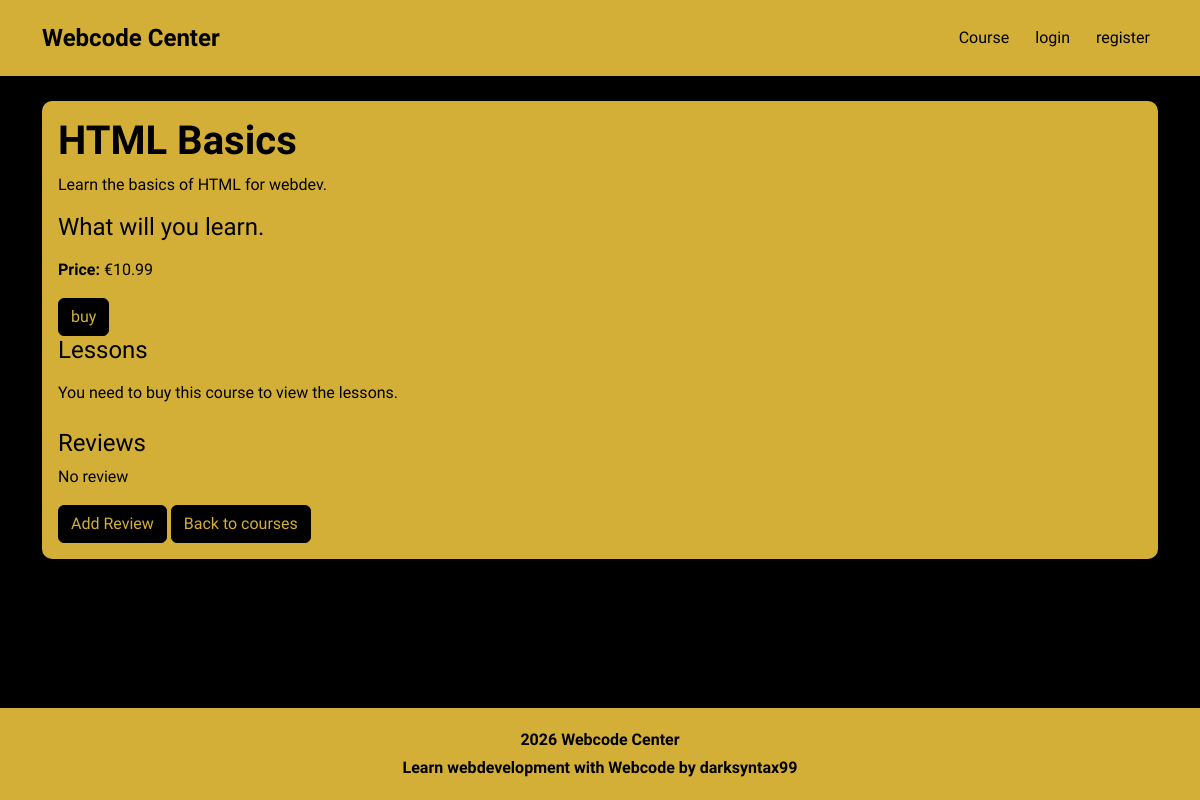
/1/, run on the app's committed database.
### courses/models.py (models this page shows, shortened)
class Course(models.Model):
    title = models.CharField(max_length=100)
    description = models.TextField()
    what_will_you_learn = models.TextField(blank=True)
    price = models.DecimalField(max_digits=6, decimal_places=2)

### courses/views.py (the view)
# urls.py: path('<int:course_id>/', views.course_detail, name='course_detail'),
def course_detail(request, course_id):
    course = get_object_or_404(Course, id=course_id)
    is_enrolled = False
    if request.user.is_authenticated:
        is_enrolled = Enrollment.objects.filter(
              user=request.user,
              course=course
         ).exists()
    context = {
        'course': course,
        'is_enrolled': is_enrolled
    }
    return render(request, 'courses/course_detail.html', context)

### courses/templates/courses/course_detail.html (shortened to what this page needs)
{% extends "base.html" %}
{% block content %}
 <div class="container mt-4">
    <div class="card">
        <div class="card-body">
            <h1 class="card-title">
                {{course.title}}
            </h1>
        <p class="card-text">
            {{course.description}}
        </p>
        <h2 class="h4 mt-3">
            What will you learn.
        </h2>
     <p>
        <strong>Price:</strong> €{{ course.price }}
     </p>
     <a href="{%url 'checkout' course.id%}" class="btn btn-primary">
        buy
     </a>
     <h2 class="h4 mb-3">Lessons</h2>
    {% if is_enrolled%}
     {% for lesson in course.lessons.all %}
      <div class="lesson">
        <h3 class="h5">
            {{lesson.title}}
            </h3>
        <p class="mb-0">
            {{ lesson.content }}
        </p>
      </div>
    {% empty %}
    <p>No Lessons</p>
    {% endfor %}
{% else %}
<p>You need to buy this course to view the lessons.</p>
{% endif %}
<h2 class="h4 mt-4">Reviews</h2>
{% for review in course.reviews.all %}
<div class="lesson">
    <h3 class="h5">
        {{ review.user.username }}
    </h3>
    <p>
        Rating: {{ review.rating }}/10
    </p>
  <p>
    {{review.content}}
  </p>
  {% if review.user == user %}
  <a href= "{% url 'edit_review' review.id %}"
     class="btn btn-primary">
     Edit Review
    </a>
    <button
    type="button"
    class="btn btn-primary"
    data-bs-toggle="modal"
    data-bs-target="#deleteReviewModal{{ review.id }}">Delete review</button>
     <div class="modal fade" id="deleteReviewModal{{ review.id }}" tabindex="-1">
        <div class="modal-dialog">
            <div class="modal-content">
                <div class="modal-header">
                    <h2 class="modal-title h5">Delete Review</h2>
                </div>
            <div class="modal-body">
                <p>Delete the review?</p>
            </div>
            <div class="modal-footer">
                <button type ="button"
                class="btn btn-secondary"
                data-bs-dismiss="modal">Cancel</button>
            <form method="POST" action="{%url 'delete_review' review.id %}">
                {% csrf_token%}
                <button type="submit" class="btn btn-primary">Delete</button>
            </form>
            </div>
                </div>
            </div>
        </div>
    {% endif%}
</div>
{%empty%}
<p>No review </p>
{% endfor%}
  <a href="{%url 'add_review' course.id %}"
  class="btn btn-primary">
  Add Review
</a>
 <a href = "{% url 'courses_home' %}"
 class="btn btn-secondary">
Back to courses</a>
     </div>
  </div>
</div>
{%endblock%}

### static/css/style.css (style rules this page uses)
body { font-family: 'Orbitron', sans-serif; background-color: #000000; color: #d4af37; }
h1 { color: #d4af37; font-weight: 700; }
h2 { color: #d4af37; }
.card { background-color: #d4af37; border: none; border-radius: 10px; margin-bottom: 20px; }
.card h1, .card h2, .card h3, .card p { color: #000000; }
.card-title { color: #000000; font-weight: 600; }
.card-text { color: #000000; }
.btn-primary { background-color: #000000; color: #d4af37; border: 1px solid #000000; transition: 0.2s; }
.btn-secondary { background-color: #000000; color: #d4af37; border: 1px solid #000000; transition: 0.2s; }
a { text-decoration: none; }

### data on the page
Course: title "HTML Basics", description "Learn the basics of HTML for webdev.", price "10.99"
